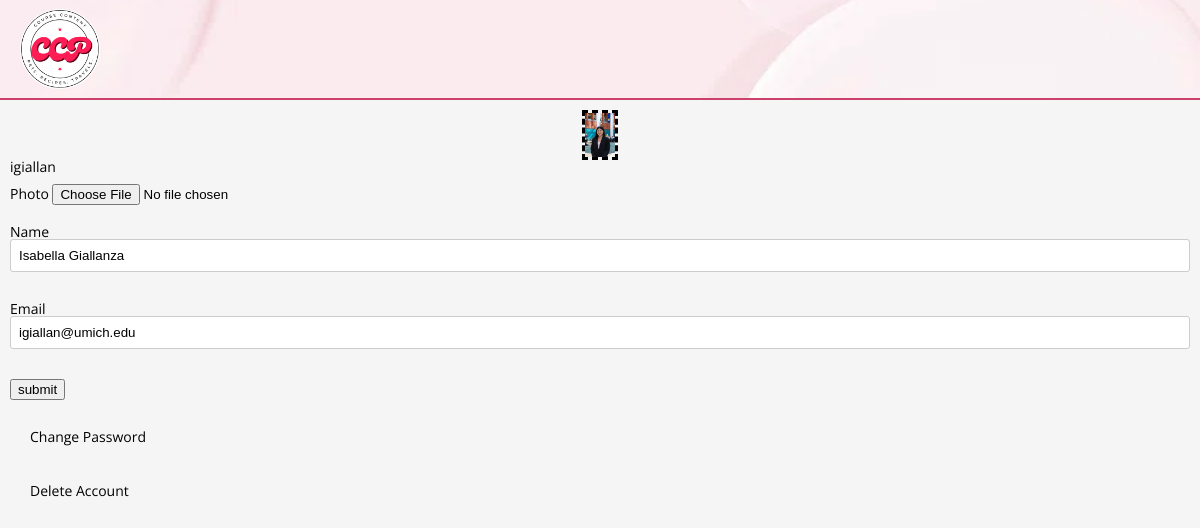
Screenshot of /accounts/edit/ (signed in) with the database file from the repository.
### tables this page shows
CREATE TABLE users (
    username VARCHAR(20) NOT NULL PRIMARY KEY,
    fullname VARCHAR(40) NOT NULL,
    email VARCHAR(40) NOT NULL,
    filename VARCHAR(64) NOT NULL,
    alt VARCHAR(256) NOT NULL,
    password VARCHAR(256) NOT NULL
);

### ccp/views/accounts.py (the view)
@ccp.app.route('/accounts/edit/', methods=['GET'])
def edit():
    if 'username' not in flask.session:
        flask.abort(403)
    print("DEBUG edit function")
    connection = ccp.model.get_db()
    cur_user = connection.execute(
        "SELECT "
        "username, "
        "fullname, "
        "email, "
        "filename "
        "FROM users WHERE username = ?",
        (flask.session['username'],)
    ).fetchone()
    context = {
        "logname": cur_user['username'],
        "fullname": cur_user['fullname'],
        "email": cur_user['email'],
        "user_image": cur_user['filename'],
    }
    return flask.render_template("/accounts/edit.html", **context)

### ccp/model.py (called while the page is built)
def dict_factory(cursor, row):
    return {col[0]: row[idx] for idx, col in enumerate(cursor.description)}

def get_db():
    if 'sqlite_db' not in flask.g:
        db_filename = ccp.app.config['DATABASE_FILENAME']
        flask.g.sqlite_db = sqlite3.connect(str(db_filename))
        flask.g.sqlite_db.row_factory = dict_factory
        flask.g.sqlite_db.execute("PRAGMA foreign_keys = ON")
    return flask.g.sqlite_db

### ccp/templates/accounts/edit.html (shortened to what this page needs)
<!DOCTYPE html>
<html lang="en">
<head>
    <link rel="stylesheet" href="/static/css/html5reset.css">
    <link rel="stylesheet" href="/static/css/style.css">
</head>
<body>
    <header>
        <nav>
            <a class = "ccp-logo" href="/"><img src = "/static/images/ccp_logo.png" alt = "CCP Logo"/></a>
        </nav>
    </header>
    <main id = "main">
        <img src = "/uploads/{{ user_image }}" alt = "profile" width="50" height="50">
        <a class = "bold"> {{ logname }} </a>
        <form action="/accounts/" method="post" enctype="multipart/form-data">
            <p>
                <label for="f">Photo</label>
                <input type="file" id="f" name="file" accept="image/*"/>
            </p>
            <p>
                <label for="n">Name</label>
                <input type="text" id="n" name="fullname" value="{{ fullname }}" required/>
            </p>
            <p>
                <label for="e">Email</label>
                <input type="text" id="e" name="email" value="{{ email }}" required/>
            </p>
            <p>
                <input type="submit" name="update" value="submit"/>
            </p>
        </form>
        <div>
            <a class = "bold" href="{{ url_for('show_password') }}">Change Password</a>
        </div>
        <div>
            <a class = "bold" href="{{ url_for('show_delete') }}">Delete Account</a>
        </div>
    </main>
</body>
</html>

### ccp/static/css/style.css (style rules this page uses)
html { font-size: 100%; box-sizing: border-box; font-family: 'Open Sans', Arial, Helvetica, sans-serif; background-color: whitesmoke; }
body { font-family: 'Open Sans', Arial, Helvetica, sans-serif; font-size: 14px; margin: 0; padding: 0; min-height: 100vh; }
p { font-size: 14px; padding-top: 10px; padding-bottom: 10px; }
img { max-width: fit-content; display: block; margin: 0 auto; border: 3px dashed black; }
div { min-height: 40px; padding: 20px 20px 20px 20px; }
*, *::before, *::after { box-sizing: inherit; }
header nav { display: flex; background-image: url('../images/header.webp'); background-size: cover; background-position: center; padding: 10px; justify-content: space-between; align-items: center; width: 100%; max-height: 100px; border-bottom: 2px solid #cb416b; }
header nav img { margin-left: 10px; max-height: 80px; margin-right: auto; border: none; }
#main, #recipes-main { padding: 10px 10px 10px 10px; margin: 0; }
a { position: relative; text-decoration: none; color: black; }
input[type="text"], input[type="email"], button { display: block; width: 100%; margin-bottom: 10px; padding: 8px; border: 1px solid #ccc; border-radius: 3px; }
@media (min-width: 768px) { html { font-size: 18px; } }

### rows the page displays
users: filename (picture), username "igiallan", fullname "Isabella Giallanza", email "igiallan@umich.edu"
